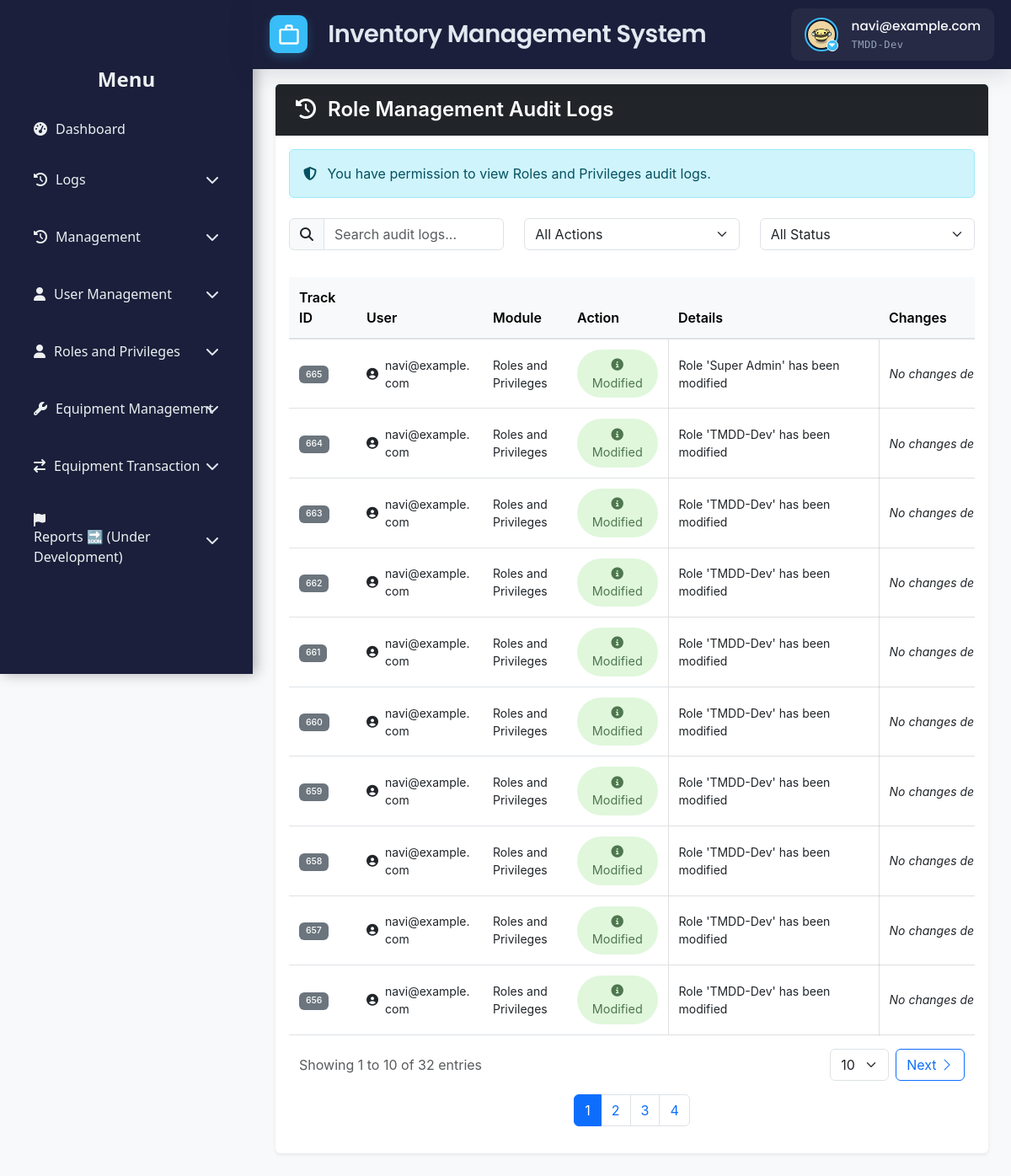
Screenshot of /src/view/php/modules/log_management/audit_manager/rm_audit_log.php (signed in) with the database file from the repository.
### tables this page shows
CREATE TABLE IF NOT EXISTS `users` (
  `id` int NOT NULL AUTO_INCREMENT,
  `username` varchar(50) NOT NULL,
  `email` varchar(100) NOT NULL,
  `password` varchar(255) NOT NULL,
  `first_name` varchar(100) DEFAULT NULL,
  `last_name` varchar(100) DEFAULT NULL,
  `date_created` timestamp NULL DEFAULT CURRENT_TIMESTAMP,
  `status` enum('Offline','Online') NOT NULL,
  `is_disabled` tinyint(1) NOT NULL DEFAULT '0',
  `profile_pic_path` varchar(2048) DEFAULT NULL,
  PRIMARY KEY (`id`),
  UNIQUE KEY `username` (`username`),
  UNIQUE KEY `email` (`email`)
);

CREATE TABLE IF NOT EXISTS `audit_log` (
  `TrackID` int NOT NULL AUTO_INCREMENT,
  `UserID` int NOT NULL,
  `EntityID` int DEFAULT NULL,
  `Action` varchar(255) NOT NULL,
  `Details` text,
  `OldVal` text,
  `NewVal` text,
  `Module` varchar(255) NOT NULL,
  `Status` varchar(50) DEFAULT NULL,
  `Date_Time` datetime NOT NULL,
  PRIMARY KEY (`TrackID`)
);

### src/view/php/modules/log_management/audit_manager/rm_audit_log.php (the view, shortened to what this page needs)
<?php
require '../../../../../../config/ims-tmdd.php';
include '../../../general/header.php';
include '../../../general/sidebar.php';
$query = "SELECT audit_log.*, users.Email AS email
          FROM audit_log
          LEFT JOIN users ON audit_log.UserID = users.id
          WHERE audit_log.Module = 'Roles and Privileges'
          ORDER BY audit_log.TrackID DESC";
$stmt = $pdo->prepare($query);
$stmt->execute();
$auditLogs = $stmt->fetchAll(PDO::FETCH_ASSOC);
function formatNewValue($jsonStr)
{
    $data = json_decode($jsonStr, true);
    $html = '<ul class="list-group">';
    if (isset($data['role_name'])) {
        $html .= '<li class="list-group-item d-flex justify-content-between align-items-center">
                    <strong>Role Name:</strong>
                    <span>' . htmlspecialchars($data['role_name']) . '</span>
                 </li>';
    }
    if (isset($data['role_id'])) {
        $html .= '<li class="list-group-item d-flex justify-content-between align-items-center">
                    <strong>Role ID:</strong>
                    <span>' . htmlspecialchars($data['role_id']) . '</span>
                 </li>';
    }
    if (isset($data['modules_and_privileges']) && is_array($data['modules_and_privileges'])) {
        $html .= '<li class="list-group-item">
                    <strong>Modules and Privileges:</strong>
                    <ul class="list-group mt-2">';
        $html .= '</ul></li>';
    }
    $html .= '</ul>';
    return $html;
}
function formatAuditDiff($oldJson, $newJson, $status = null)
{
    $oldData = json_decode($oldJson, true);
    $newData = json_decode($newJson, true);
    $descriptions = [];
    if (empty($descriptions)) {
        return '<em>No changes detected.</em>';
    }
    $html = '<ul class="list-unstyled mb-0">';
    $html .= "</ul>";
    return $html;
}
function getActionIcon($action)
{
    $action = strtolower($action);
    $icons = [
        'modified' => '<i class="fas fa-edit"></i>',
        'create'   => '<i class="fas fa-plus-circle"></i>',
        'remove'   => '<i class="fas fa-trash-alt"></i>',
        'delete'   => '<i class="fas fa-trash"></i>',
        'restored' => '<i class="fas fa-undo"></i>'
    ];
    return $icons[$action] ?? '<i class="fas fa-info-circle"></i>';
}
function processStatusMessage($defaultMessage, $log, $changeCallback)
{
    $isFailed = (strtolower($log['Status'] ?? '') === 'failed');
    return [$defaultMessage, $changeCallback()];
}
function formatDetailsAndChanges($log)
{
    $action = strtolower($log['Action'] ?? '');
    $oldData = ($log['OldVal'] !== null) ? json_decode($log['OldVal'], true) : [];
    $newData = ($log['NewVal'] !== null) ? json_decode($log['NewVal'], true) : [];
    $roleName = '';
    if (isset($newData['role_name'])) {
        $roleName = $newData['role_name'];
    } elseif (isset($oldData['role_name'])) {
        $roleName = $oldData['role_name'];
    }
    $details = '';
    $changes = '';
    switch ($action) {
        case 'create':
            $defaultMessage = htmlspecialchars("Role '$roleName' has been created");
            list($details, $changes) = processStatusMessage($defaultMessage, $log, function () use ($log) {
                return formatNewValue($log['NewVal']);
            });
            break;
        case 'modified':
            $defaultMessage = htmlspecialchars("Role '$roleName' has been modified");
            list($details, $changes) = processStatusMessage($defaultMessage, $log, function () use ($log) {
                return formatAuditDiff($log['OldVal'], $log['NewVal'], $log['Status']);
            });
            break;
        case 'remove':
            $defaultMessage = htmlspecialchars("Role '$roleName' has been archived");
            list($details, $changes) = processStatusMessage($defaultMessage, $log, function () use ($log) {
                return formatNewValue($log['OldVal']);
            });
            break;
        case 'restore':
        case 'restored':
            $defaultMessage = htmlspecialchars("Role '$roleName' has been restored");
            list($details, $changes) = processStatusMessage($defaultMessage, $log, function () use ($log) {
                return formatNewValue($log['NewVal']);
            });
            break;
    }
    return [$details, $changes];
}
function getNormalizedAction($log)
{
    $action = strtolower($log['Action'] ?? '');
    $actionMap = [
        'create' => 'create',
        'modified' => 'modified',
        'remove' => 'remove',
        'restore' => 'restored',
        'restored' => 'restored',
        'delete' => 'delete'
    ];
    return $actionMap[$action] ?? $action;
}
?>
<!DOCTYPE html>
<html lang="en">
<head>
    <link rel="preload" href="<?php echo BASE_URL; ?>src/view/styles/css/audit_log.css" as="style"
          onload="this.onload=null;this.rel='stylesheet'">
</head>
<body>
<div class="main-content">
    <div class="container-fluid">
        <div class="card">
            <div class="card-header d-flex justify-content-between align-items-center bg-dark">
                <h3 class="text-white">
                    <i class="fas fa-history me-2"></i>
                    Role Management Audit Logs
                </h3>
            </div>
            <div class="card-body">
                <div class="alert alert-info mb-4">
                    <i class="fas fa-shield-alt me-2"></i>
                    You have permission to view Roles and Privileges audit logs.
                </div>
                <div class="row mb-4">
                    <div class="col-md-4 mb-2">
                        <div class="input-group">
                            <span class="input-group-text"><i class="fas fa-search"></i></span>
                            <input type="text" id="searchInput" class="form-control" placeholder="Search audit logs...">
                        </div>
                    </div>
                    <div class="col-md-4 mb-2">
                        <select id="filterAction" class="form-select">
                            <option value="">All Actions</option>
                        </select>
                    </div>
                    <div class="col-md-4 mb-2">
                        <select id="filterStatus" class="form-select">
                            <option value="">All Status</option>
                        </select>
                    </div>
                </div>
                <div class="table-responsive" id="table">
                    <table class="table table-hover">
                        <colgroup>
                            <col class="track">
                            <col class="user">
                            <col class="module">
                            <col class="action">
                            <col class="details">
                            <col class="changes">
                            <col class="status">
                            <col class="date">
                        </colgroup>
                        <thead class="table-light">
                        <tr>
                            <th>Track ID</th>
                            <th>User</th>
                            <th>Module</th>
                            <th>Action</th>
                            <th>Details</th>
                            <th>Changes</th>
                        </tr>
                        </thead>
                        <tbody id="auditTable">
                        <?php if (!empty($auditLogs)): ?>
                            <?php foreach ($auditLogs as $log):
                                $normalizedAction = getNormalizedAction($log);
                                list($detailsHTML, $changesHTML) = formatDetailsAndChanges($log);
                                ?>
                                <tr>
                                    <td data-label="Track ID">
                                        <span class="badge bg-secondary">
                                            <?php echo htmlspecialchars($log['TrackID']); ?>
                                        </span>
                                    </td>
                                    <td data-label="User">
                                        <div class="d-flex align-items-center">
                                            <i class="fas fa-user-circle me-2"></i>
                                            <?php echo htmlspecialchars($log['email'] ?? 'N/A'); ?>
                                        </div>
                                    </td>
                                    <td data-label="Module">
                                        <?php echo !empty($log['Module']) ? htmlspecialchars(trim($log['Module'])) : '<em class="text-muted">N/A</em>'; ?>
                                    </td>
                                    <td data-label="Action">
                                        <?php
                                        $actionText = ucfirst($normalizedAction);
                                        echo "<span class='action-badge action-" . strtolower($actionText) . "'>";
                                        echo getActionIcon($actionText) . ' ' . htmlspecialchars($actionText);
                                        echo "</span>";
                                        ?>
                                    </td>
                                    <td data-label="Details" class="data-container">
                                        <?php echo $detailsHTML; ?>
                                    </td>
                                    <td data-label="Changes" class="data-container">
                                        <?php echo $changesHTML; ?>
                                    </td>
                                </tr>
                            <?php endforeach; ?>
                        <?php endif; ?>
                        </tbody>
                    </table>
                    <div class="container-fluid">
                        <div class="row align-items-center g-3">
                            <div class="col-12 col-sm-auto">
                                <div class="text-muted">
                                    Showing <span id="currentPage">1</span> to <span id="rowsPerPage">20</span> of <span id="totalRows">100</span> entries
                                </div>
                            </div>
                            <div class="col-12 col-sm-auto ms-sm-auto">
                                <div class="d-flex align-items-center gap-2">
                                    <select id="rowsPerPageSelect" class="form-select" style="width: auto;">
                                        <option value="10" selected>10</option>
                                    </select>
                                    <button id="nextPage" class="btn btn-outline-primary d-flex align-items-center gap-1">
                                        Next <i class="bi bi-chevron-right"></i>
                                    </button>
                                </div>
                            </div>
                        </div>
                        <div class="row mt-3">
                            <div class="col-12">
                                <ul class="pagination justify-content-center" id="pagination"></ul>
                            </div>
                        </div>
                    </div>
                </div>
            </div>
        </div>
    </div>
</div>
</body>
</html>

### src/view/php/general/header.php (shortened to what this page needs)
<?php
$user_id = $_SESSION['user_id'] ?? null;
if ($user_id !== null) {
   $stmt = $pdo->prepare("SELECT profile_pic_path FROM users WHERE id = ?");
   $stmt->execute([$user_id]);
   $user = $stmt->fetch(PDO::FETCH_ASSOC);
} else {
   die("User not logged in.");
}
$role = isset($_SESSION["role"]) ? $_SESSION["role"] : "";
$email = $_SESSION['email'];
?>
<!DOCTYPE html>
<html lang="en">
<head>
    <link href="https://cdn.jsdelivr.net/npm/bootstrap@5.2.3/dist/css/bootstrap.min.css" rel="stylesheet">
    <link href="https://cdn.jsdelivr.net/npm/bootstrap-icons@1.10.3/font/bootstrap-icons.css" rel="stylesheet">
    <link rel="stylesheet"
          href="https://cdn.jsdelivr.net/npm/bootstrap@5.3.0/dist/css/bootstrap.min.css">
    <link rel="stylesheet"
          href="https://cdnjs.cloudflare.com/ajax/libs/font-awesome/6.4.0/css/all.min.css">
    <link href="https://cdn.jsdelivr.net/npm/select2@4.1.0-rc.0/dist/css/select2.min.css" rel="stylesheet" />
    <link href="https://cdn.jsdelivr.net/npm/select2@4.1.0-rc.0/dist/css/select2.min.css" rel="stylesheet" />
    <link rel="stylesheet" href="<?php echo BASE_URL; ?>src/view/styles/css/toast.css">
    <link rel="stylesheet" href="<?php echo BASE_URL; ?>src/view/styles/css/header_footer.css">
</head>
<body>
<header class="header">
      <div class="logo-container">
        <div class="logo-icon">
            <svg viewBox="0 0 24 24">
                <path d="M20 6h-4V4c0-1.1-.9-2-2-2h-4c-1.1 0-2 .9-2 2v2H4c-1.1 0-2 .9-2 2v12c0 1.1.9 2 2 2h16c1.1 0 2-.9 2-2V8c0-1.1-.9-2-2-2zM10 4h4v2h-4V4zm10 16H4V8h16v12z"/>
            </svg>
        </div>
        <div>
            <div class="logo-text">Inventory Management System</div>
        </div>
    </div>
    <div class="header-widgets">
        <div class="user-profile" onclick="toggleDropdown()">
            <div class="profile-picture-container">
            <img
                src="<?= BASE_URL .
                    (
                        !empty($user['profile_pic_path'])
                            ? 'public/' . htmlspecialchars($user['profile_pic_path'])
                            : 'public/assets/img/default_profile.jpg'
                    )
                ?>"
                alt="User Profile"
                class="profile-picture"
            />
                <span class="dropdown-indicator"><i class="fas fa-caret-down"></i></span>
            </div>
            <div class="user-info">
                <div class="user-name"><?php echo $email; ?></div>
                <div class="user-role"><?php echo $role; ?> </div>
            </div>
        </div>
    </div>
</header>
</body>
</html>

### rows the page displays
users: profile_pic_path (picture)
audit_log: TrackID "665", UserID.email "navi@example.com", Module "Roles and Privileges", Action "Modified", detailsHTML "Role 'Super Admin' has been modified"
audit_log: TrackID "664", UserID.email "navi@example.com", Module "Roles and Privileges", Action "Modified", detailsHTML "Role 'TMDD-Dev' has been modified"
audit_log: TrackID "663", UserID.email "navi@example.com", Module "Roles and Privileges", Action "Modified", detailsHTML "Role 'TMDD-Dev' has been modified"
audit_log: TrackID "662", UserID.email "navi@example.com", Module "Roles and Privileges", Action "Modified", detailsHTML "Role 'TMDD-Dev' has been modified"
audit_log: TrackID "661", UserID.email "navi@example.com", Module "Roles and Privileges", Action "Modified", detailsHTML "Role 'TMDD-Dev' has been modified"
audit_log: TrackID "660", UserID.email "navi@example.com", Module "Roles and Privileges", Action "Modified", detailsHTML "Role 'TMDD-Dev' has been modified"
audit_log: TrackID "659", UserID.email "navi@example.com", Module "Roles and Privileges", Action "Modified", detailsHTML "Role 'TMDD-Dev' has been modified"
audit_log: TrackID "658", UserID.email "navi@example.com", Module "Roles and Privileges", Action "Modified", detailsHTML "Role 'TMDD-Dev' has been modified"
audit_log: TrackID "657", UserID.email "navi@example.com", Module "Roles and Privileges", Action "Modified", detailsHTML "Role 'TMDD-Dev' has been modified"
audit_log: TrackID "656", UserID.email "navi@example.com", Module "Roles and Privileges", Action "Modified", detailsHTML "Role 'TMDD-Dev' has been modified"

### other values shown
$email "navi@example.com"
$role "TMDD-Dev"
